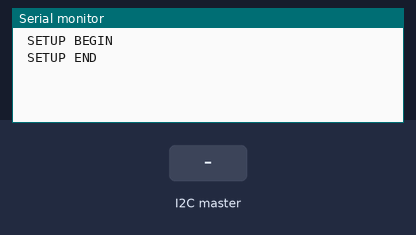
A sketch run on a simulated Arduino Uno, built with avr-gcc and run on an emulated ATmega328P. On the bench: the last lines printed to the serial monitor. The test bench sets the inputs (shaded band).

Above: at 2.2 s.
2.3 s: the I2C master sends the byte 1
At 3.4 s:
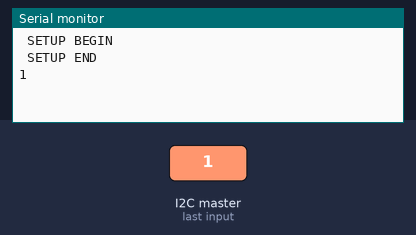
3.8 s: the I2C master sends the byte 0
At 4.5 s:
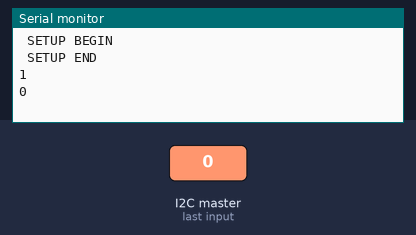

The sketch:

i2c_slave.ino
```cpp
#include <Wire.h>

#define I2C_ADDRESS 0x29
void setup()
{
  Serial.begin(9600);
  delay(1000);

  Serial.println(" SETUP BEGIN ");
  Wire.begin(I2C_ADDRESS);
  Serial.println(" SETUP END ");
  Wire.onReceive(receiveEvent);


}

void loop()
{
  delay(500);
}

void receiveEvent(int howMany)
{
  while(1 < Wire.available())
  {
    char c = Wire.read();
    Serial.print(c);
  }
  int x = Wire.read();
  Serial.println(x);
}
```

Measured:
- after the input at 2.3 s, the serial monitor: prints a new line at once (image 1)
- after the input at 3.8 s, the serial monitor: prints a new line at once (image 2)
